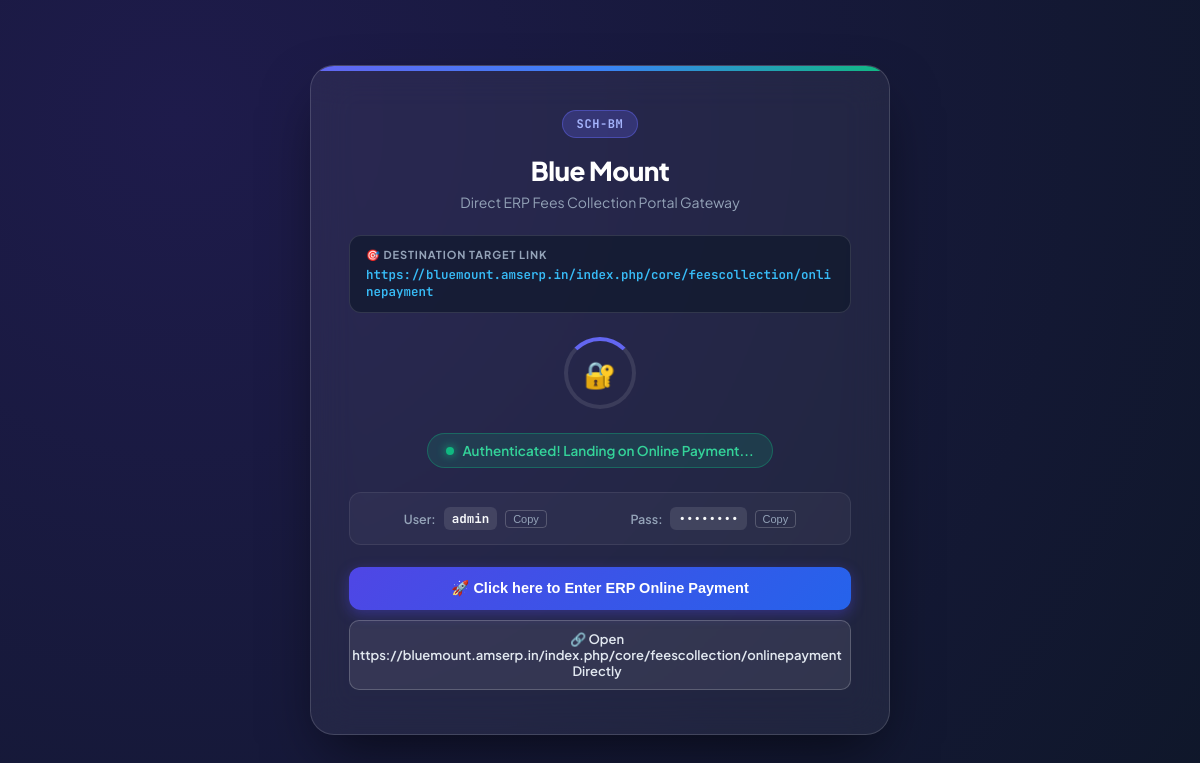
The app's page /erp_launch.php?school_id=1 (signed in) with its own data.
### tables this page shows
CREATE TABLE `schools` (
    `id` INT AUTO_INCREMENT PRIMARY KEY,
    `code` VARCHAR(50) NULL,
    `name` VARCHAR(150) NOT NULL,
    `contact_person` VARCHAR(100) NULL,
    `phone` VARCHAR(30) NULL,
    `email` VARCHAR(100) NULL,
    `address` TEXT NULL,
    `erp_url` VARCHAR(255) NULL,
    `erp_login_url` VARCHAR(255) NULL,
    `erp_username` VARCHAR(100) NULL,
    `erp_password` VARCHAR(255) NULL,
    `status` ENUM('active', 'inactive') DEFAULT 'active',
    `sort_order` INT DEFAULT 0,
    `created_at` TIMESTAMP DEFAULT CURRENT_TIMESTAMP,
    `updated_at` TIMESTAMP DEFAULT CURRENT_TIMESTAMP ON UPDATE CURRENT_TIMESTAMP
);

### includes/functions.php (called while the page is built, shortened)
<?php
require_once __DIR__ . '/../config/auth.php';
function e($value) {
    return htmlspecialchars((string)$value, ENT_QUOTES, 'UTF-8');
}
function log_activity($action, $details = '') {
    try {
        $user = current_user();
        $username = $user ? $user['username'] : 'system';
    } catch (Exception $e) {
        error_log("Failed to log activity: " . $e->getMessage());
    }
}

### config/auth.php (called while the page is built, shortened)
<?php
function is_logged_in() {
    return isset($_SESSION['user_id']) && !empty($_SESSION['user_id']);
}
function current_user() {
    return [
        'id'        => $_SESSION['user_id'],
        'username'  => $_SESSION['username'],
        'full_name' => $_SESSION['full_name'] ?? $_SESSION['username'],
        'role_id'   => $_SESSION['role_id'],
        'role_slug' => $_SESSION['role_slug'],
        'role_name' => $_SESSION['role_name']
    ];
}

### erp_launch.php (the view, shortened to what this page needs)
<?php
require_once __DIR__ . '/config/auth.php';
require_once __DIR__ . '/includes/functions.php';
$school_id = (int)($_GET['school_id'] ?? 0);
$pdo = getDBConnection();
$stmt = $pdo->prepare("SELECT id, code, name, erp_url, erp_login_url, erp_username, erp_password FROM schools WHERE id = ?");
$stmt->execute([$school_id]);
$school = $stmt->fetch();
$target_url = $school['erp_url'];
$username = $school['erp_username'];
$password = $school['erp_password'];
?>
<!DOCTYPE html>
<html lang="en">
<head>
</head>
<body>
<div class="gateway-card">
    <div class="school-badge"><?= e($school['code']) ?></div>
    <h1 class="school-title"><?= e($school['name']) ?></h1>
    <p class="portal-subtext">Direct ERP Fees Collection Portal Gateway</p>
    <div class="target-url-box">
        <div class="target-url-label">🎯 Destination Target Link</div>
        <a href="<?= e($target_url) ?>" class="target-url-link" id="directTargetLink">
            <?= e($target_url) ?>
        </a>
    </div>
    <div class="spinner-wrapper">
        <div class="spinner"></div>
        <div class="spinner-icon">🔐</div>
    </div>
    <div class="status-pill">
        <span class="status-dot"></span>
        <span id="statusLabel">Authenticating and loading Online Payment...</span>
    </div>
    <div class="credentials-card">
        <div class="cred-item">
            <span class="cred-label">User:</span>
            <span class="cred-val" id="valUser"><?= e($username) ?></span>
            <button class="btn-copy" onclick="copyText('<?= e($username) ?>', this)">Copy</button>
        </div>
        <div class="cred-item">
            <span class="cred-label">Pass:</span>
            <span class="cred-val" id="valPass">••••••••</span>
            <button class="btn-copy" onclick="copyText('<?= e($password) ?>', this)">Copy</button>
        </div>
    </div>
    <div class="action-buttons-group">
        <button type="button" class="btn-direct-submit" id="btnAutoLogin" onclick="launchGatewayNow()">
            <span>🚀 Click here to Enter ERP Online Payment</span>
        </button>
        <a href="<?= e($target_url) ?>" target="_blank" class="btn-direct-url" onclick="copyPasswordOnDirectClick('<?= e($password) ?>')">
            <span>🔗 Open <?= e($target_url) ?> Directly</span>
        </a>
    </div>
</div>
</body>
</html>

### erp_launch.php (style rules this page uses)
* { box-sizing: border-box; margin: 0; padding: 0; }
body { font-family: 'Plus Jakarta Sans', -apple-system, BlinkMacSystemFont, sans-serif; background: radial-gradient(circle at 15% 15%, #1e1b4b 0%, #0f172a 100%); color: #ffffff; min-height: 100vh; display: flex; align-items: center; justify-content: center; padding: 24px; }
.gateway-card { background: rgba(255, 255, 255, 0.06); backdrop-filter: blur(20px); border: 1px solid rgba(255, 255, 255, 0.15); border-radius: 24px; padding: 44px 38px; max-width: 580px; width: 100%; text-align: center; box-shadow: 0 25px 60px -15px rgba(0, 0, 0, 0.6); position: relative; overflow: hidden; }
.gateway-card::before { content: ''; position: absolute; top: 0; left: 0; right: 0; height: 5px; background: linear-gradient(90deg, #6366f1, #3b82f6, #10b981); }
.school-badge { display: inline-block; background: rgba(99, 102, 241, 0.25); border: 1px solid rgba(99, 102, 241, 0.45); color: #a5b4fc; font-family: 'JetBrains Mono', monospace; font-size: 12px; font-weight: 700; padding: 5px 14px; border-radius: 9999px; margin-bottom: 16px; letter-spacing: 0.05em; }
.school-title { font-size: 26px; font-weight: 800; color: #ffffff; margin-bottom: 6px; letter-spacing: -0.02em; }
.portal-subtext { font-size: 14px; color: #94a3b8; margin-bottom: 24px; }
.target-url-box { background: rgba(15, 23, 42, 0.65); border: 1px solid rgba(255, 255, 255, 0.12); border-radius: 12px; padding: 12px 16px; margin-bottom: 24px; text-align: left; }
.target-url-label { font-size: 11px; text-transform: uppercase; letter-spacing: 0.08em; color: #94a3b8; font-weight: 700; margin-bottom: 4px; }
.target-url-link { font-family: 'JetBrains Mono', monospace; font-size: 12.5px; color: #38bdf8; word-break: break-all; display: block; text-decoration: none; font-weight: 600; }
.spinner-wrapper { position: relative; width: 72px; height: 72px; margin: 0 auto 24px; }
.spinner { width: 100%; height: 100%; border-radius: 50%; border: 4px solid rgba(255, 255, 255, 0.1); border-top-color: #6366f1; animation: spin 0.9s cubic-bezier(0.55, 0.15, 0.45, 0.85) infinite; }
.spinner-icon { position: absolute; top: 50%; left: 50%; transform: translate(-50%, -50%); font-size: 26px; }
.status-pill { display: inline-flex; align-items: center; gap: 8px; background: rgba(16, 185, 129, 0.15); border: 1px solid rgba(16, 185, 129, 0.35); color: #34d399; font-size: 13.5px; font-weight: 600; padding: 8px 18px; border-radius: 9999px; margin-bottom: 24px; }
.status-dot { width: 8px; height: 8px; border-radius: 50%; background: #10b981; box-shadow: 0 0 10px #10b981; animation: pulse 1.5s infinite; }
.credentials-card { background: rgba(255, 255, 255, 0.04); border: 1px solid rgba(255, 255, 255, 0.08); border-radius: 12px; padding: 14px 18px; margin-bottom: 22px; display: flex; align-items: center; justify-content: space-around; gap: 12px; flex-wrap: wrap; }
.cred-item { display: flex; align-items: center; gap: 8px; font-size: 12.5px; }
.cred-label { color: #94a3b8; font-weight: 600; }
.cred-val { font-family: 'JetBrains Mono', monospace; background: rgba(255, 255, 255, 0.1); padding: 3px 8px; border-radius: 6px; color: #f8fafc; font-weight: 700; }
.btn-copy { background: transparent; border: 1px solid rgba(255, 255, 255, 0.2); color: #94a3b8; font-size: 11px; padding: 2px 7px; border-radius: 4px; cursor: pointer; transition: all 0.2s; }
.action-buttons-group { display: flex; flex-direction: column; gap: 10px; }
.btn-direct-submit { background: linear-gradient(135deg, #4f46e5 0%, #2563eb 100%); color: white; font-size: 14.5px; font-weight: 700; padding: 13px 24px; border-radius: 12px; text-decoration: none; border: none; cursor: pointer; box-shadow: 0 4px 14px rgba(79, 70, 229, 0.4); display: flex; align-items: center; justify-content: center; gap: 8px; transition: all 0.2s; width: 100%; }
.btn-direct-url { background: rgba(255, 255, 255, 0.08); border: 1px solid rgba(255, 255, 255, 0.2); color: #e2e8f0; font-size: 13px; font-weight: 600; padding: 10px 18px; border-radius: 10px; text-decoration: none; display: flex; align-items: center; justify-content: center; gap: 6px; transition: background 0.2s; }

### records on screen
schools: code "SCH-BM", name "Blue Mount", erp_url "https://bluemount.amserp.in/index.php/core/feescollection/onlinepayment"

### other values on screen
$username "admin"
